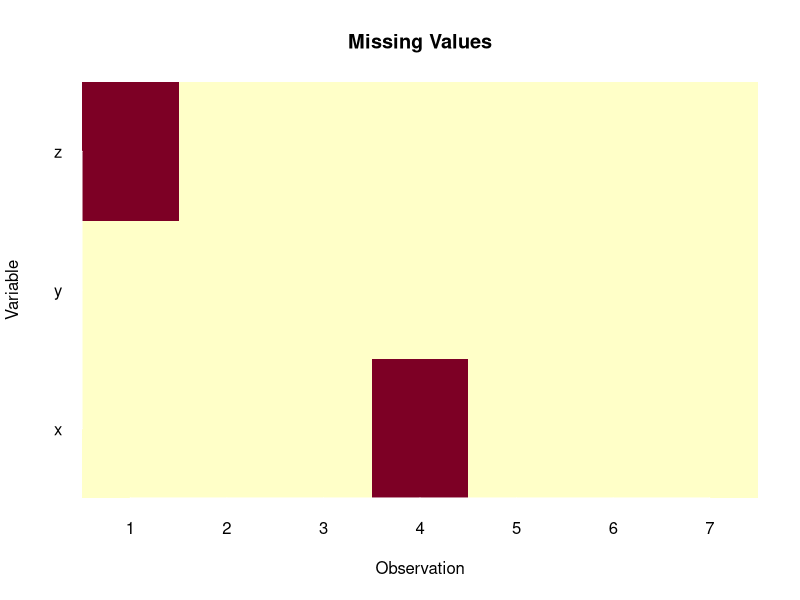

This figure's R source:
#' # Missing data handling #
#'
#' Missing data is a pain. It creates problems for simple and complicated analyses. It also tend to undermine our ability to make valid inferences.
#' Most statistical packages tend to "brush missing data under the rug" and simply delete missing cases on the fly. This is nice because it makes analysis simple: e.g., if you want a mean of a variable with missing data, most packages drop the missing data and report the mean of the remaining values.
#' But, a different view is also credible: the assumption that we should discard missing values may be a bad assumption. For example, let's say that we want to build a regression model to explain two outcomes but those outcome variables have different patterns of missing data. If we engage in "on-the-fly" case deletion, then we end up with two models that are built on different, non-comparable subsets of the original data. We are then limited in our ability to compare, e.g., the coefficients from one model to the other because they have different data bases.
#' Choosing how to deal with missing values is thus better done as an intentional activity early in the process of data analysis rather than as an analysis-specific assumption.
#'
#' This tutorial demonstrates some basic missing data handling procedures. A separate tutorial on multiple imputation covers advanced techniques.
#'
#' ## Local NA handling ##
#' When R encounters missing data, its typical behavior is to attempt to perform the requested procedure and then returns a missing (`NA`) value as a result. We can see this if we attempt to calculate the mean of a vector containing missing data:
x <- c(1,2,3,NA,5,7,9)
mean(x)
#' R is telling us here that our vector contains missing data, so the requested statistic - the mean - is undefined for these data. If we want to do - as many statistical packages do by default - and calculate the mean by dropping the missing value, we just need to request that R remove the missing values using the `na.rm=TRUE` argument:
mean(x, na.rm=TRUE)
#' `na.rm` can be found in many R functions, such as `mean`, `median`, `sd`, `var`, and so forth.
#' One exception to this is the `summary` function when applied to a vector of data. By default it counts missing values and then reports the mean, median, and other statistics excluding those value:
summary(x)
#' Another common function that handles missing values atypically is the correlation (`cor`) function. Rather than accepting an `na.rm` argument, it has a `use` argument that specifies what set of cases to use when calculating the correlation coefficient. Its default behavior - like `mean`, `median`, etc. - is to attempt to calculate the correlation coefficient with `use="everything"`. This can result in an `NA` result:
y <- c(3,2,4,5,1,3,4)
cor(x,y)
#' The `use` argument can take several values (see `?cor`), but the two most common useful are `use="complete.obs"` and `use="pairwise.complete.obs"`. The former deletes all cases with missing values before calculating the correlation. The latter applies where trying to build a correlation matrix (i.e., correlations between more than two variables) and instead of dropping all cases with any missing data, it only drops cases from each pairwise correlation calculation. We can see this if we build a three-variable matrix:
z <- c(NA,2,3,5,4,3,4)
m <- data.frame(x,y,z)
m
cor(m) # returns all NAs
cor(m, use='complete.obs')
cor(m, use='pairwise.complete.obs')
#' Under default settings, the response is a matrix of `NA` values. With `use="complete.obs"`, the matrix `m` first has all cases with missing values removed, then the correlation matrix is produced. Whereas with `use="pairwise.complete.obs"`, the cases with missing values are only removed during the calculation of each pairwise correlation. Thus we see that the correlation between `x` and `z` is the same in both matrices but the correlation between `y` and both `x` and `z` depends on the `use` method (with dramatic effect).
#'
#' ## Regression NA handling ##
#' Another places where missing data are handled atypically is in regression modeling. If we estimate a linear regression model for our `x`, `z`, and `y` data, R will default to casewise deletion. We can see this here:
lm <- lm(y~x+z,data=m)
summary(lm)
#' The model, obviously, can only fit the model to the available data, so the resulting fitted values have a different length from the original data:
length(m$y)
length(lm$fitted)
#' Thus, if we tried to store our fitted values back into our `m` dataframe (e.g., using `m$fitted <- lm$fitted`) or plot our model residuals against the original outcome `y` (e.g., with `plot(lm$residuals ~ m$y)`), we would encounter an error.
#' This is typical of statistical packages, but highlights that we should really address missing data before we start any of our analysis.
#'
#' ## Global NA handling ##
#' How do we deal with missing data globally? Basically, we need to decide how we're going to use our missing data, if at all, then either remove cases from our data or impute missing values, and then proceed with our analysis. As mentioned, one strategy is multiple imputation, which is addressed in a separate tutorial.
#' Before we deal with missing data, it is helpful to know where it lies in our data:
#' We can look for missing data in a vector by simply wrapping it in `is.na`:
is.na(x)
#' We can also do the same for an entire dataframe:
is.na(m)
#' That works fine in our small example, but in a very large dataset, that could get quite difficult to understand. Therefore, it is helpful to visualize missing data in a plot. We can use the `image` function to visualize the `is.na(m)` matrix:
image(is.na(m), main="Missing Values", xlab='Observation', ylab='Variable', xaxt='n', yaxt='n', bty='n')
axis(1,seq(0,1,length.out=nrow(m)),1:nrow(m), col='white')
axis(2,c(0,.5,1),names(m), col='white', las=2)
#' Note: The syntax here is a little bit tricky, but it is simply to make the plot easier to understand. See `?image` for more details.
#' The plot shows we have two missing values: one in our `z` variable for observation 1 and one in our `x` variable for observation 4.
#' This plot can help us understand where our missing data is and if we systematically observe missing data for certain types of observations.
#'
#' Once we know where our missing data are, we can deal with them in some way.
#' Casewise deletion is the easiest way to deal with missing data. It simply removes all cases that have missing data anywhere in the data.
#' To do casewise deletion, we simply using the `na.omit` function on our entire dataframe:
na.omit(m)
#' In our example data, this procedure removes two rows that contain missing values.
#' Note: using `na.omit(m)` does not affect our original object `m`. To use the new dataframe, we need to save it as an object:
m2 <- na.omit(m)
#' This let's us easily go back to our original data:
m
m2
#' Another strategy is some kind of imputation. There are an endless number of options here - and the best way is probably multiple imputation, which is described elsewhere - but two ways to do simple, single imputation is to replace missing values with the means of the other values in the variable or to randomly sample from those values. The former approach (mean imputation) preserves the mean of the variable, whereas the latter approach (random imputation) preserves both the mean and variance. Both might be unreasonable, but its worth seeing how to do them:
#' To do mean imputation we simply need to identify missing values, calculate the mean of the remaining values, and store that mean into those missing value possitions:
x2 <- x
x2
is.na(x2)
x2[is.na(x2)]
mean(x2,na.rm=TRUE)
x2[is.na(x2)] <- mean(x2,na.rm=TRUE)
x2
#' To do random imputation is a bit more complicated because we need to sample the non-missing values with the `sample` function, but the process is otherwise similar:
x3 <- x
x3[!is.na(x3)] # values from which we can sample
x3[is.na(x3)] <- sample(x3[!is.na(x3)], sum(is.na(x3)), TRUE)
x3
#' Thus these two imputation strategies produce different resulting data (and those data will reflect the statistical properties of the original data to varying extents), but they mean that all subsequent analysis will not have to worry about missing values.
#'